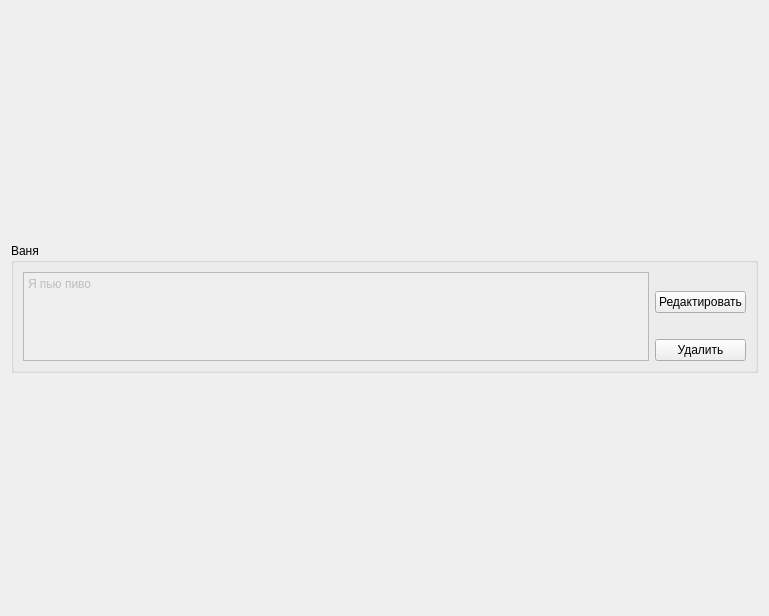
               <widget class="QWidget" name="scrollAreaWidgetContents_2">
                <property name="geometry">
                 <rect>
                  <x>0</x>
                  <y>0</y>
                  <width>769</width>
                  <height>616</height>
                 </rect>
                </property>
                <layout class="QVBoxLayout" name="verticalLayout_10">
                 <item>
                  <widget class="QGroupBox" name="groupBox_18">
                   <property name="enabled">
                    <bool>true</bool>
                   </property>
                   <property name="minimumSize">
                    <size>
                     <width>0</width>
                     <height>130</height>
                    </size>
                   </property>
                   <property name="maximumSize">
                    <size>
                     <width>16777215</width>
                     <height>130</height>
                    </size>
                   </property>
                   <property name="title">
                    <string>Ваня </string>
                   </property>
                   <property name="alignment">
                    <set>Qt::AlignLeading|Qt::AlignLeft|Qt::AlignTop</set>
                   </property>
                   <property name="flat">
                    <bool>true</bool>
                   </property>
                   <property name="checkable">
                    <bool>false</bool>
                   </property>
                   <layout class="QGridLayout" name="gridLayout_6">
                    <item row="0" column="0" rowspan="4">
                     <widget class="QPlainTextEdit" name="plainTextEdit_2">
                      <property name="enabled">
                       <bool>false</bool>
                      </property>
                      <property name="frameShadow">
                       <enum>QFrame::Plain</enum>
                      </property>
                      <property name="readOnly">
                       <bool>false</bool>
                      </property>
                      <property name="plainText">
                       <string>Я пью пиво</string>
                      </property>
                     </widget>
                    </item>
                    <item row="1" column="1">
                     <widget class="QPushButton" name="pushButton_9">
                      <property name="text">
                       <string>Редактировать</string>
                      </property>
                     </widget>
                    </item>
                    <item row="3" column="1">
                     <widget class="QPushButton" name="pushButton_10">
                      <property name="text">
                       <string>Удалить</string>
                      </property>
                     </widget>
                    </item>
                   </layout>
                  </widget>
                 </item>
                </layout>
               </widget>
